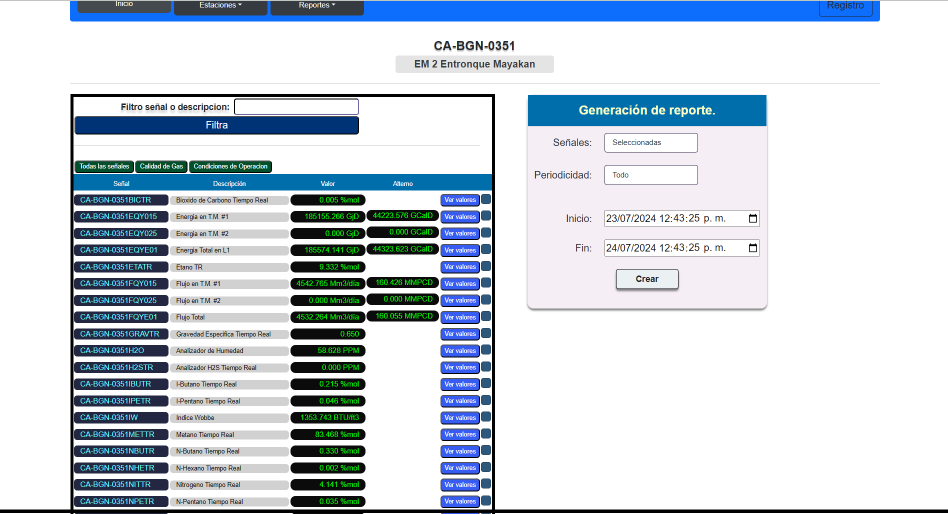
#> input picture mayacan_tratado.png, 1896 x 1027 px (shown at 1/2 size)
$ python conahcyt.py
#> lines starting #> are read from the running program, lines starting #| are printed output that depends on the picture; after the words box and inside, x2 and y2 are one past the last pixel; in counts of white or black regions, pixels touching at a corner belong together
from selenium import webdriver
import cv2
import numpy as np
import time
from selenium.webdriver.common.by import By
from selenium.webdriver.support.ui import WebDriverWait
from selenium.webdriver.support import expected_conditions as EC
from selenium.webdriver.support.select import Select
from selenium.webdriver.common.action_chains import ActionChains
from selenium.webdriver.edge.options import Options


# #Este programa ya resalta el elemento web definido y ubicado por selenium mediante el xpath para despues hacer el procesamiento
# # digital de la imagen optener la mascara de mediante la ubicacion de contornos y despues aplicar un filtro con el tamaño objetivo
# # para finalmente recortar la imagen.

# # options = Options()
# # options.add_argument('--headless')
# # options.add_argument('--disable-gpu')
# # options.add_argument('--window-size=1920,1080')

# # driver = webdriver.Edge(options=options)

# driver = webdriver.Edge()
# driver.get('https://energia.conacyt.mx/planeas/hidrocarburos/flujo-gas')

# driver.maximize_window()


# try:

#     # Cambiar al iframe adecuado
#     # driver.switch_to.frame("iframeResult")
#     # driver.switch_to.new_window('window')
#     # Ubicacion del elemento web a resaltar
#     element = WebDriverWait(driver, 10).until(EC.presence_of_element_located(
#         (By.XPATH, '/html/body/div[2]/div[2]/div[2]/div')))
#     actions = ActionChains(driver)
#     actions.move_to_element(element).perform()
#     # # Obtencion del elemento web mediante el driver
#     # select_element = driver.find_element(By.XPATH, '//select[contains(@name, "cars")]')

#     # select = Select(select_element)
#     # select.select_by_visible_text('Opel')

#     # WebDriverWait(driver, 30).until(EC.presence_of_element_located((By.XPATH, '//body/form/input[@value="Submit"]'))).click()
#     # WebDriverWait(driver, 30).until(EC.presence_of_element_located((By.XPATH, '//body/h2[text()="Your input was received as:"]/following-sibling::*[1]')))
#     # element = driver.find_element(By.XPATH, '//body/h2[text()="Your input was received as:"]/following-sibling::*[1]')
#     driver.execute_script("arguments[0].scrollIntoView({behavior: 'auto', block: 'center', inline: 'center'});", element)
#     # WebDriverWait(driver, 10).until(lambda driver: is_element_centered(driver, element))

#     driver.execute_script("arguments[0].style.setProperty('border', 'thick solid black', 'important');", element)


#     time.sleep(0.4)
#     # WebDriverWait(driver, 10).until(EC.visibility_of_element_located(
#     #     (By.XPATH, '/html/body/div[2]/div[2]/div[2]/div')))
#     # Impresion de pantalla del ordenador resaltando la imagen objetivo
#     screenshot_path = 'conahcyt.png'
#     driver.save_screenshot(screenshot_path)
#     # time.sleep(5)


#     # time.sleep(5)


# finally:
#     # Cerrar el navegador
#     driver.quit()

# imagen = cv2.imread('mayacan_nitrogeno.png')
imagen = cv2.imread('mayacan_tratado.png')
#> imagen is the input picture: shape (1027, 1896, 3); mean B, G, R 221.4, 213, 204.3
if imagen is None:
    print("Error: No se puede abrir o leer el archivo de imagen. Verifica la ruta y el nombre del archivo.")
else:
    # Crear una copia de la imagen original para no modificar la original
    imagen_original = imagen.copy()

    # Convierte la imagen a escala de grises
    gray = cv2.cvtColor(imagen, cv2.COLOR_BGR2GRAY)

    # Aplica un umbral para convertir la imagen a binaria
    _, th = cv2.threshold(gray, 30, 255, cv2.THRESH_BINARY_INV)
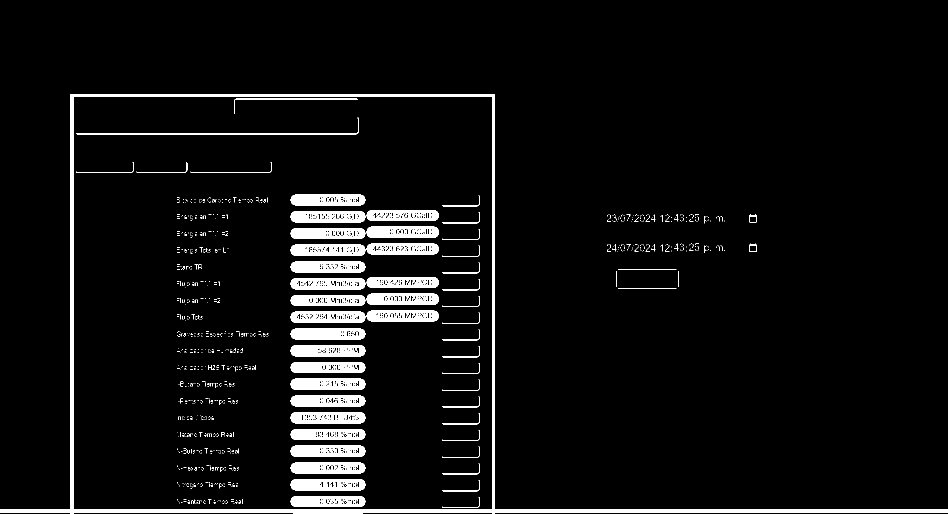
#> th: shape (1027, 1896) (shown at 1/2 size); 5.6% white; 1113 white regions (995 under 20 px)

    # Encuentra contornos en la imagen binaria
    contornos, hierarchy = cv2.findContours(th, cv2.RETR_CCOMP, cv2.CHAIN_APPROX_SIMPLE)
#> contornos = 1367 contours, 1083 with area under 20; largest, box (x1, y1, x2, y2) and area: (0, 188, 1896, 1027) 716209, (146, 193, 985, 1020) 692186, (581, 958, 731, 981) 3174, (581, 891, 731, 914) 3174, (581, 824, 731, 847) 3174

    # print('hierarchy=', hierarchy)

    # print(len(contornos))
    # Crear una máscara en blanco para rellenar los contornos hijos
    mascara_hijos = np.zeros_like(gray)

    # cv2.imshow('gray',gray)
    # cv2.imshow('mascara hijos', mascara_hijos)

    # Dibuja todos los contornos en la imagen original
    for i in range(len(contornos)):
        area = cv2.contourArea(contornos[i])
        if area > 30000:
            cv2.drawContours(imagen, contornos, i, (0, 255, 0), 1)

            # Rellena los contornos hijos de blanco
            if hierarchy[0][i][3] != -1:  # Verifica si el contorno tiene un padre
                cv2.drawContours(mascara_hijos, contornos, i, 255, -1)  # Rellena el contorno hijo de blanco
#> this loop made 1367 passes
#> area on passes 52, 53, 55: 87.5, 3025, 82
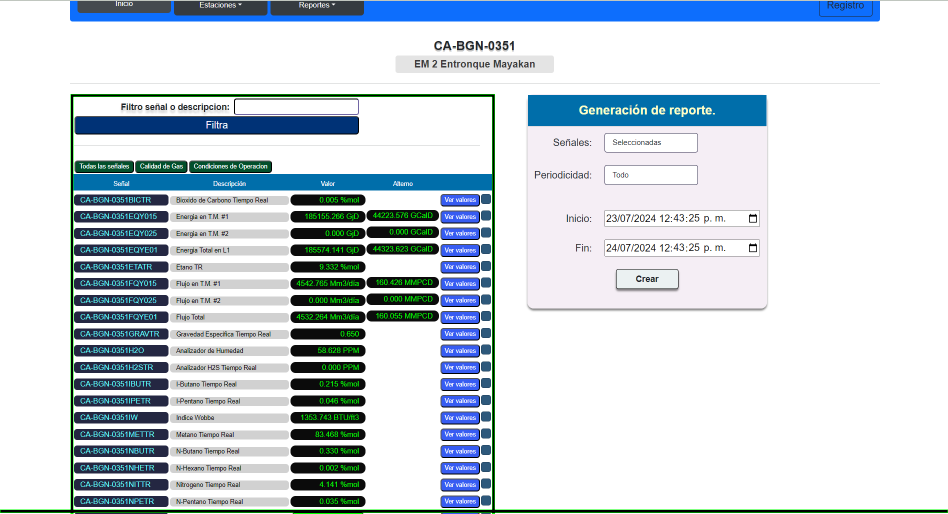
#> imagen: shape (1027, 1896, 3) (shown at 1/2 size); 0.45% of pixels changed, all inside (x1, y1, x2, y2) = (0, 188, 1896, 1027)
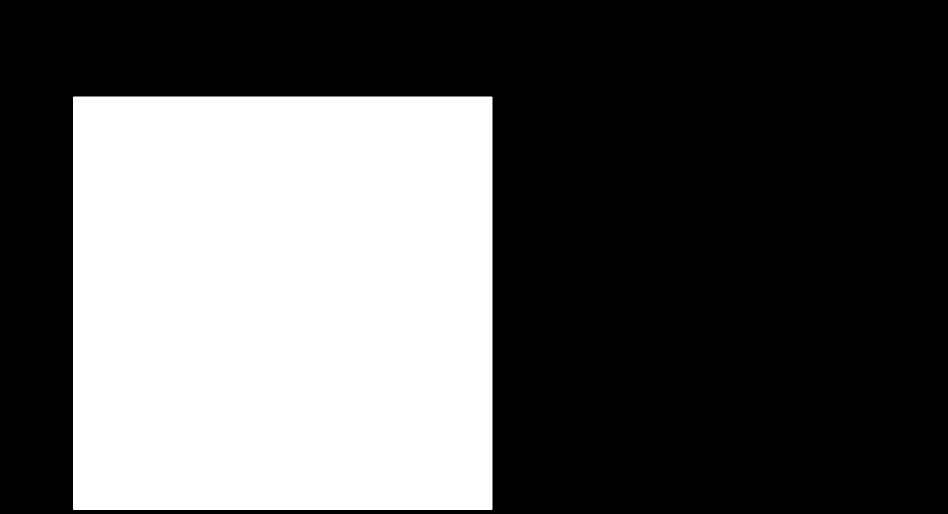
#> mascara_hijos: shape (1027, 1896) (shown at 1/2 size); 35.6% white; 1 white region, box (x1, y1, x2, y2) and area: (146, 193, 985, 1020) 693849

    # cv2.imshow('mascara hijos', mascara_hijos)
    # Usar la máscara para extraer la parte del contorno hijo de la imagen original
    resultado = cv2.bitwise_and(imagen_original, imagen_original, mask = mascara_hijos)

    # Convertir a escala de grises y encontrar todos los píxeles no negros
    gray_resultado = cv2.cvtColor(resultado, cv2.COLOR_BGR2GRAY)
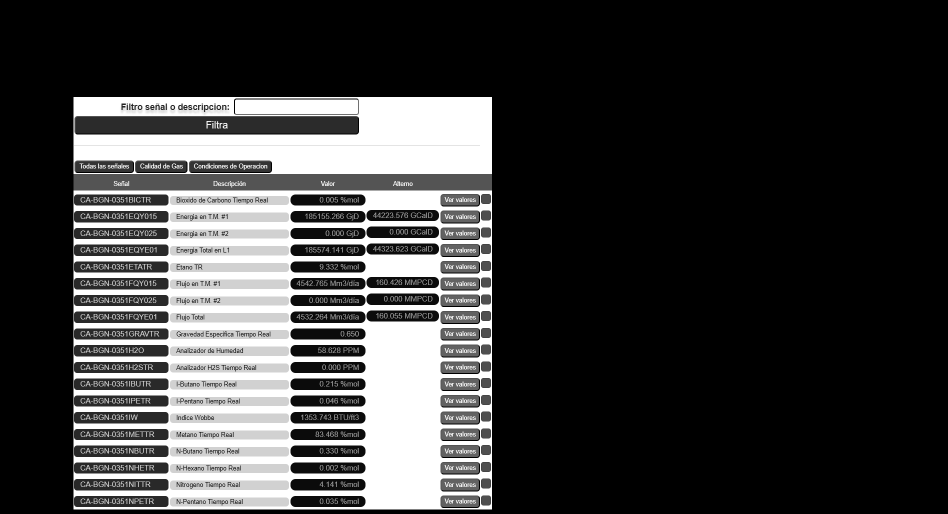
#> gray_resultado: shape (1027, 1896) (shown at 1/2 size); min 0, max 255, mean 61
    non_zero_pixels = cv2.findNonZero(gray_resultado)
#> non_zero_pixels = contour of 683264 points, box (x1, y1, x2, y2) (147, 194, 984, 1019), area 0

    # Calcular el rectángulo delimitador de la región no negra
    x, y, w, h = cv2.boundingRect(non_zero_pixels)
#> x = 147; y = 194; w = 837; h = 825

    # Recortar la imagen utilizando el rectángulo delimitador
    resultado_recortado = resultado[y:y+h, x:x+w]
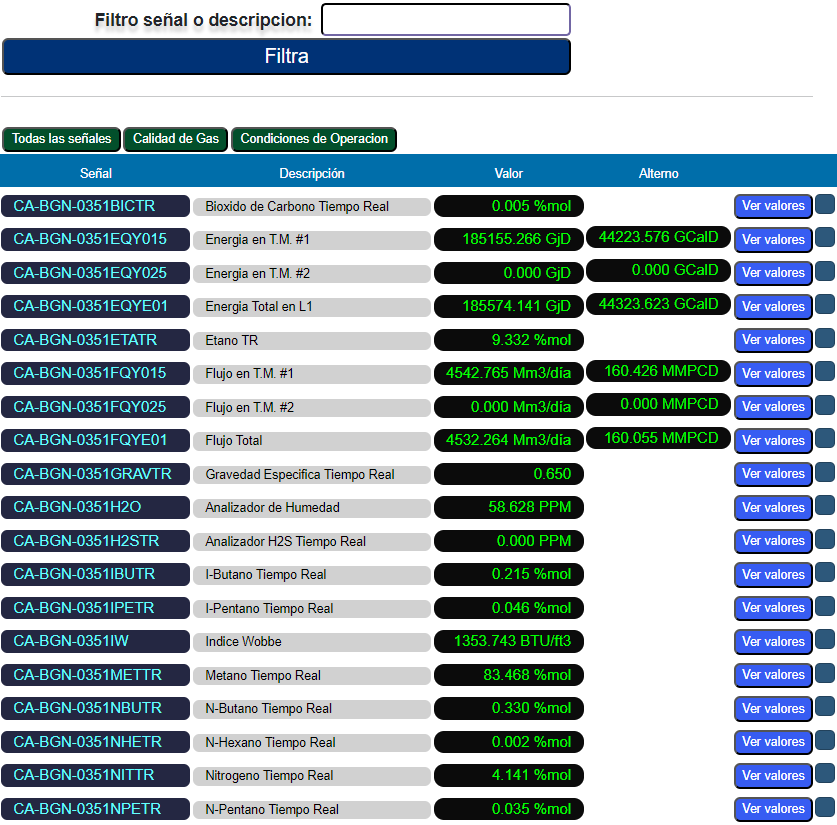
#> resultado_recortado: shape (825, 837, 3); mean B, G, R 184.6, 175.2, 161

    # Guarda el resultado recortado en un archivo .png
    cv2.imwrite('resultado_recortado2.png', resultado_recortado)

    # # Muestra la imagen con el blanco transformado a azul
    # cv2.imshow('Imagen con blanco transformado a azul', imagen)

    # Muestra la imagen en escala de grises
    gray2 = cv2.resize(gray, None, fx=0.5, fy=0.5)
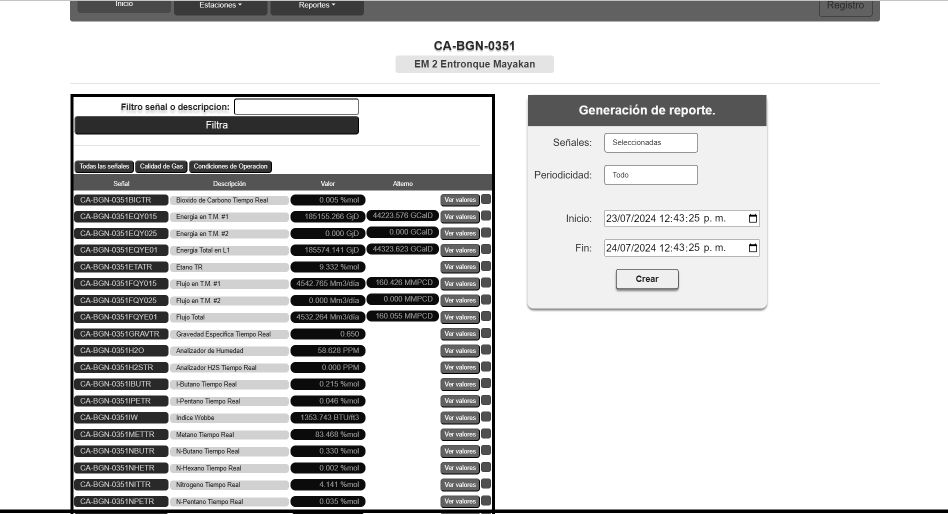
#> gray2: shape (514, 948); min 0, max 255, mean 211.3
    cv2.imshow('Imagen en escala de grises', gray2)

    # Muestra la imagen binaria
    th2 = cv2.resize(th, None, fx=0.5, fy=0.5)
    cv2.imshow('Imagen binaria', th2)

    # Muestra la imagen con contornos
    imagen2 = cv2.resize(imagen, None, fx=0.5, fy=0.5)
    cv2.imshow('Imagen con contornos', imagen2)

    # Muestra la máscara de contornos hijos
    mascara_hijos2 = cv2.resize(mascara_hijos, None, fx=0.5, fy=0.5)
    cv2.imshow('Máscara de contornos hijos', mascara_hijos2)

    # Muestra el resultado final con los colores originales del contorno hijo
    resultado2 = cv2.resize(resultado, None, fx=0.5, fy=0.5)
    cv2.imshow('Resultado', resultado2)

    # Muestra el resultado recortado
    resultado_recortado2 = cv2.resize(resultado_recortado, None, fx=0.5, fy=0.5)
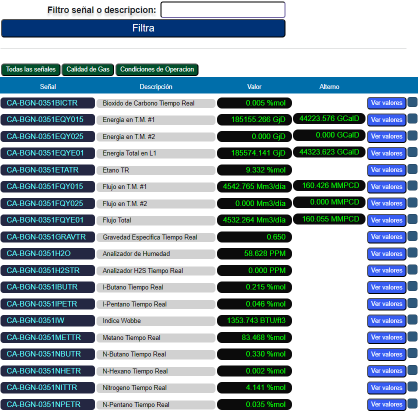
#> resultado_recortado2: shape (412, 418, 3); mean B, G, R 184.5, 175.1, 160.8
    cv2.imshow('Resultado recortado', resultado_recortado2)

    # Espera hasta que se presione una tecla
    cv2.waitKey(0)
    cv2.destroyAllWindows()

$ run again, with conahcyt.png copied over mayacan_tratado.png
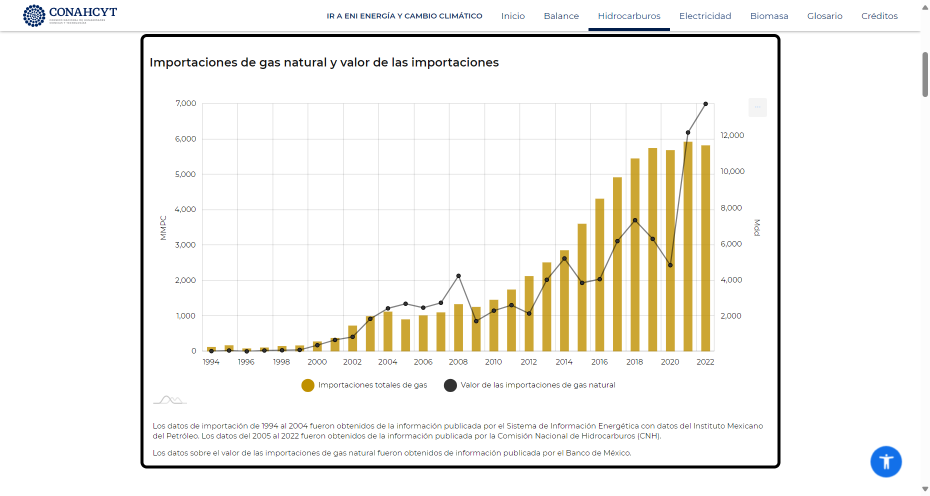
#> input picture conahcyt.png, 1860 x 992 px (shown at 1/2 size)
#> imagen is the input picture: shape (992, 1860, 3); mean B, G, R 239.5, 244, 245.3
#> `_, th = cv2.threshold(gray, 30, 255, cv2.THRESH_BINARY_INV)`:
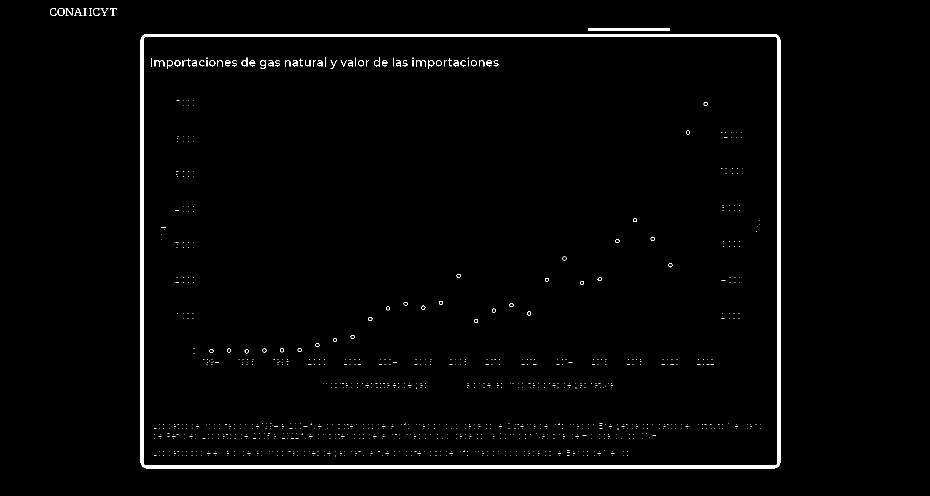
#> th: shape (992, 1860) (shown at 1/2 size); 1.7% white; 1027 white regions (942 under 20 px)
#> contornos = 1079 contours, 966 with area under 20; largest, box (x1, y1, x2, y2) and area: (281, 68, 1561, 937) 1110026, (286, 73, 1556, 932) 1088770, (1177, 56, 1340, 62) 810, (115, 16, 130, 32) 162, (116, 16, 128, 32) 138
#> the loop `for i in range(len(contornos)):` made 1079 passes
#> area on passes 1066 to 1067: 1110026, 1088770
#> non_zero_pixels = contour of 1086040 points, box (x1, y1, x2, y2) (287, 74, 1555, 931), area 0
#> x = 287; y = 74; w = 1268; h = 857
#> `resultado_recortado2 = cv2.resize(resultado_recortado, None, fx=0.5, f..`:
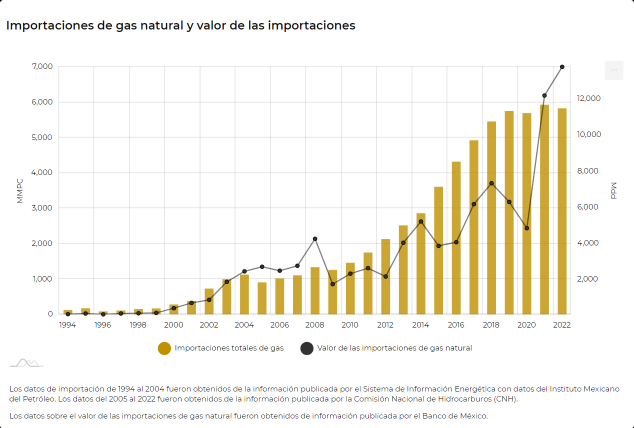
#> resultado_recortado2: shape (428, 634, 3); mean B, G, R 236, 244.1, 246.8

$ run again, with G-GAP-08FQYE01.png copied over mayacan_tratado.png
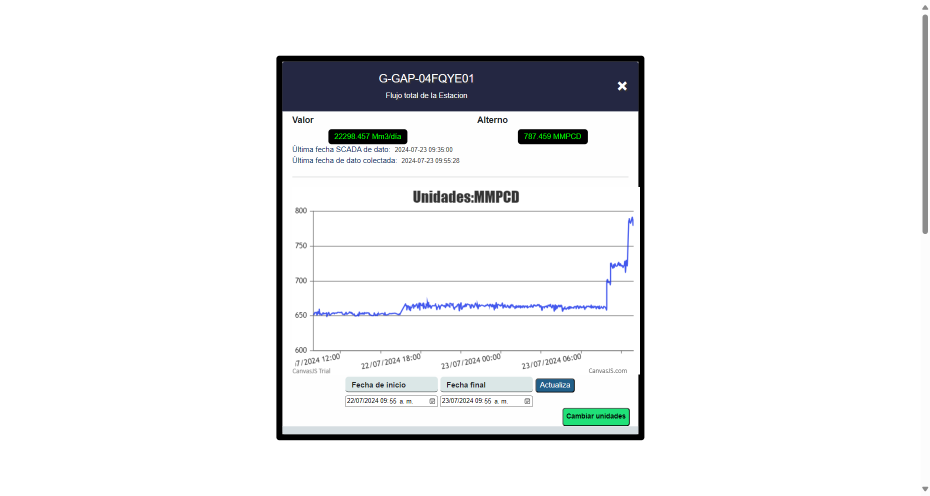
#> input picture G-GAP-08FQYE01.png, 1860 x 992 px (shown at 1/2 size)
#> imagen is the input picture: shape (992, 1860, 3); mean B, G, R 239.2, 238.1, 237.2
#> `_, th = cv2.threshold(gray, 30, 255, cv2.THRESH_BINARY_INV)`:
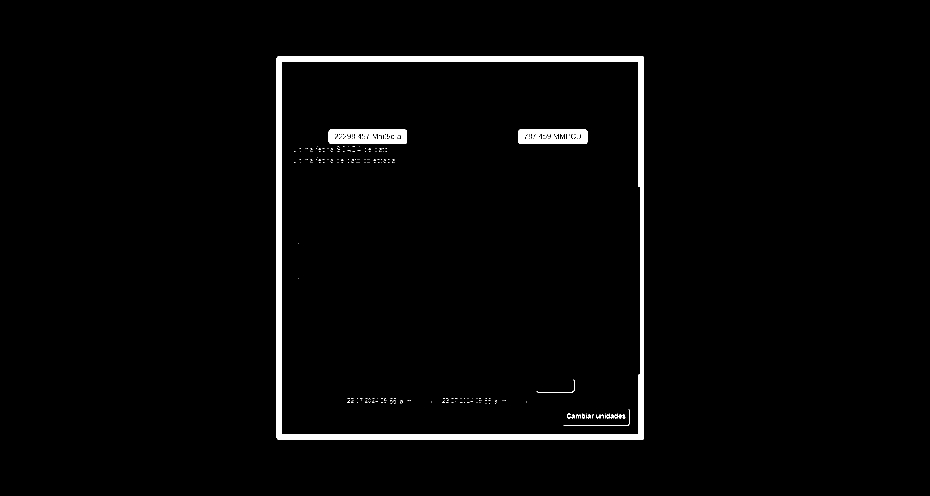
#> th: shape (992, 1860) (shown at 1/2 size); 2.2% white; 240 white regions (222 under 20 px)
#> contornos = 273 contours, 236 with area under 20; largest, box (x1, y1, x2, y2) and area: (553, 112, 1288, 880) 562961, (563, 122, 1281, 870) 534480, (657, 259, 814, 288) 4348, (1036, 259, 1175, 288) 3844, (668, 266, 686, 279) 122
#> the loop `for i in range(len(contornos)):` made 273 passes
#> area on passes 2, 14, 15: 21, 30, 20
#> non_zero_pixels = contour of 525001 points, box (x1, y1, x2, y2) (564, 123, 1280, 869), area 562
#> x = 564; y = 123; w = 716; h = 746
#> `resultado_recortado2 = cv2.resize(resultado_recortado, None, fx=0.5, f..`:
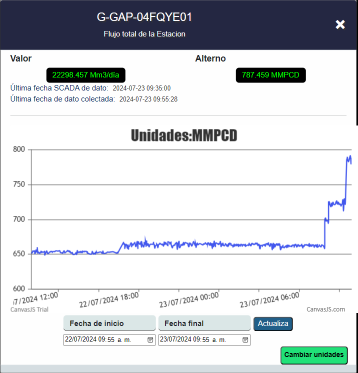
#> resultado_recortado2: shape (373, 358, 3); mean B, G, R 216.6, 213, 209.9
